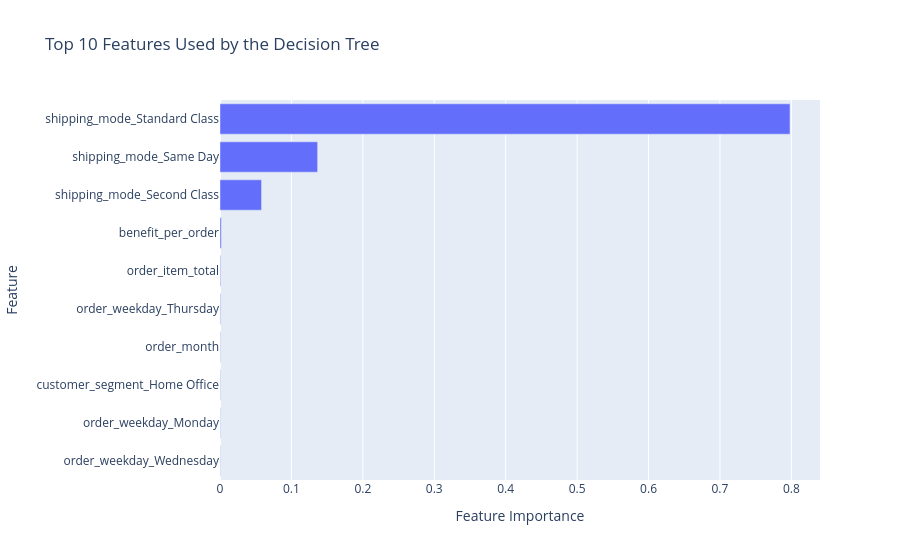

Here is the notebook cell this chart was saved with:
### Code cell
fig = px.bar(
    feature_importance.head(10),
    x="importance",
    y="feature",
    orientation="h",
    title="Top 10 Features Used by the Decision Tree",
    labels={
        "importance": "Feature Importance",
        "feature": "Feature"
    }
)

fig.update_layout(yaxis={"categoryorder": "total ascending"})

fig.show()

### Figure 1 — Plotly figure (JSON) as saved in the notebook; plotly's stock layout.template omitted (floating-point values rounded to 4 significant figures)
{"data": [{"hovertemplate": "Feature Importance=%{x}<br>Feature=%{y}<extra></extra>", "legendgroup": "", "marker": {"color": "#636efa", "pattern": {"shape": ""}}, "name": "", "orientation": "h", "showlegend": false, "textposition": "auto", "type": "bar", "x": [0.7981, 0.1367, 0.05818, 0.001801, 0.0008438, 0.0008013, 0.0005012, 0.0004752, 0.0004649, 0.0004516], "xaxis": "x", "y": ["shipping_mode_Standard Class", "shipping_mode_Same Day", "shipping_mode_Second Class", "benefit_per_order", "order_item_total", "order_weekday_Thursday", "order_month", "customer_segment_Home Office", "order_weekday_Monday", "order_weekday_Wednesday"], "yaxis": "y"}], "layout": {"barmode": "relative", "legend": {"tracegroupgap": 0}, "title": {"text": "Top 10 Features Used by the Decision Tree"}, "xaxis": {"anchor": "y", "domain": [0, 1], "title": {"text": "Feature Importance"}}, "yaxis": {"anchor": "x", "categoryorder": "total ascending", "domain": [0, 1], "title": {"text": "Feature"}}}}
